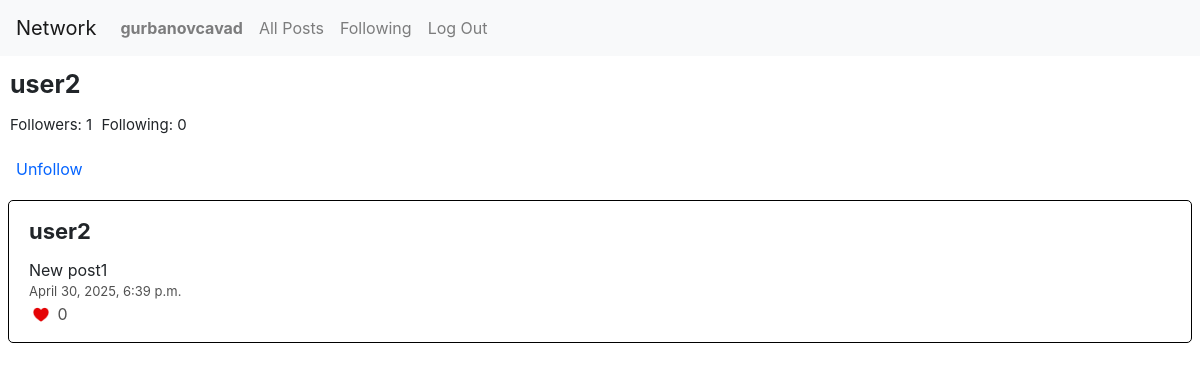
Screenshot of /profile/user2/ (signed in) with the database file from the repository.
### network/models.py (models this page shows, shortened)
class User(AbstractUser):
    pass

class Post(models.Model):
    owner = models.ForeignKey(User, on_delete=models.CASCADE, related_name="posts")
    body = models.TextField(blank=False, null=False)
    created_at = models.DateTimeField(auto_now_add=True)
    class Meta:
        ordering = ["-created_at"]

### network/views.py (the view)
# urls.py: path("profile/<str:username>/", views.profile, name='profile'),
def profile(request, username):
    user = User.objects.get(username=username)
    posts = user.posts.all()
    followers = user.followers.all().count()
    following = user.following.all().count()
    is_following = Follow.objects.filter(follower=request.user, followee=user).exists()
    context = {
        'us': user,
        'posts': posts,
        'followers': followers,
        'following': following,
        'is_following': is_following,
    }
    return render(request, 'network/profile.html', context)

### network/templates/network/profile.html (shortened to what this page needs)
{% extends 'network/layout.html' %}
{% load static %}
{% block body %}
    <div id="profile">{{us.username}}</div>
    <div id="follow">
        <span id="followers">Followers: {{followers}}</span>
        <span id="following">Following: {{following}}</span>
    </div>
    {% if request.user.id != us.id %}
        <button id="follow_btn">{%if is_following %} Unfollow {% else %} Follow {% endif %}</button>
    {% endif %}
    {% for post in posts %}
        <div>
            <div class="post">
                <div id="username">{{post.owner}}</div>
                <div id="content">{{post.body}}</div>
                <div id="time">{{post.created_at}}</div>
                <div id="likes">
                    <img style="width: 24px; height: 22px; margin-bottom: 3px;" alt="">
                    <span class="like">0</span>
                </div>
            </div>
        </div>
    {% empty %}
        <div style="margin-left: 10px; font-weight: bold; font-size: 25px;">There is no post yet.</div>
    {% endfor %}
{% endblock %}

### network/templates/network/layout.html (shortened to what this page needs)
{% load static %}
<!DOCTYPE html>
<html lang="en">
    <head>
        <link rel="stylesheet" href="https://stackpath.bootstrapcdn.com/bootstrap/4.4.1/css/bootstrap.min.css">
        <link href="{% static 'network/styles.css' %}" rel="stylesheet">
    </head>
    <body>
        <nav class="navbar navbar-expand-lg navbar-light bg-light">
            <a class="navbar-brand" href="{% url 'index' %}">Network</a>
            <div>
              <ul class="navbar-nav mr-auto">
                {% if user.is_authenticated %}
                    <li class="nav-item">
                        <a class="nav-link" href="{% url 'profile' user.username %}"><strong>{{ user.username }}</strong></a>
                    </li>
                {% endif %}
                <li class="nav-item">
                  <a class="nav-link" href="{% url 'all_posts' %}">All Posts</a>
                </li>
                {% if user.is_authenticated %}
                    <li class="nav-item">
                        <a class="nav-link" href="{% url 'following' user.id %}">Following</a>
                    </li>
                    <li class="nav-item">
                        <a class="nav-link" href="{% url 'logout' %}">Log Out</a>
                    </li>
                {% endif %}
              </ul>
            </div>
          </nav>
        <div class="body">
            {% if message %}
                <div style="font-size: 25px; font-weight: bold; margin-left: 10px;">{{message}}</div>
            {% else %}
                {% block body %}
                {% endblock %}
            {% endif %}
        </div>
    </body>
</html>

### network/static/network/styles.css (style rules this page uses)
.post { border: solid black 1px; border-radius: 5px; margin: 8px; padding: 14px 20px; }
#username { font-size: 22px; font-weight: bold; margin-bottom: 10px; }
#time { color: rgb(81, 81, 81); font-size: 13px; }
.like { color: rgb(81, 81, 81); }
#profile { margin: 10px; font-size: 25px; font-weight: bold; }
#follow { margin: 10px; font-size: 15px; }
#following { margin: 5px; }
#follow_btn { margin: 10px; background: none; border: 0px; color: rgb(5, 100, 255); }

### rows the page displays
User: username "gurbanovcavad"
User: username "user2"
Post: owner "user2", body "New post1", created_at "April 30, 2025, 6:39 p.m."

### other values shown
{{ followers }} "1"
{{ following }} "0"
